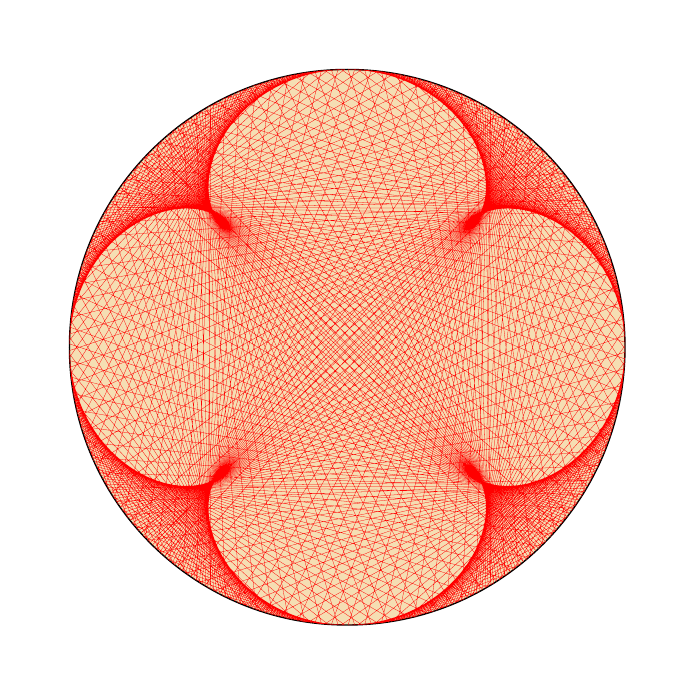

This figure's Python source:
"""
PyMuPDF demo script to generate tangent constructors of mathematical curves
like Cardioid, Nephroid and similar.
This works by putting the points of a regular polygon on a circle's
perimeter and then draw - in clockwise fashion - a line from each point to
a point following 'curve' places after it.
The number 'curve' determines the type of the constructed curve. For a
cardioid ('curve' = 2) we therefore would be doing this:
Draw lines p0 to p2, p1 to p3, p2 to p4, ..., p[n-1] to p1.

Just change the 'curve' value to create a different curve.
"""
import fitz

doc = fitz.open()
page = doc.new_page(width=500, height=500)
center = (page.rect.tl + page.rect.br) / 2.0  # center of the page
radius = 200  # we will draw a circle with this radius
n = 523  # number of points on circle perimeter
curve = 5  # type of curve, 2 = cardioid, 3 = nephroid, etc.

p0 = center - (radius, 0)  # leftmost point of circle perimeter
theta = -360 / n  # the angle corresponding to number of points

# define the colors we will use
stroke = fitz.pdfcolor["red"]  # color of the lines
fill = fitz.pdfcolor["wheat"]  # fill color of circle
border = fitz.pdfcolor["black"]  # border color of circle

shape = page.new_shape()  # make a drawing canvas for the page

# draw the circle
shape.draw_circle(center, radius)
shape.finish(color=border, fill=fill, width=1)

"""
------------------------------------------------------------------------------
Compute the points on the perimeter. We do this by "abusing" the
'drawSector' method: it does this for us, but we discard its drawings.
------------------------------------------------------------------------------
"""
points = [p0]  # first point
point = p0
for i in range(1, n):
    point = shape.draw_sector(center, point, theta)  # computes next point
    points.append(point)
shape.draw_cont = ""  # we only need the points: discard draw commands

for i in range(n):
    # connect each point with the right successor
    tar = curve * i % n  # target point of this line
    shape.draw_line(points[i], points[tar])

shape.finish(color=stroke, width=0.2)  # finsh the line draws
shape.commit()
doc.save(__file__.replace(".py", ".pdf"), deflate=True)
